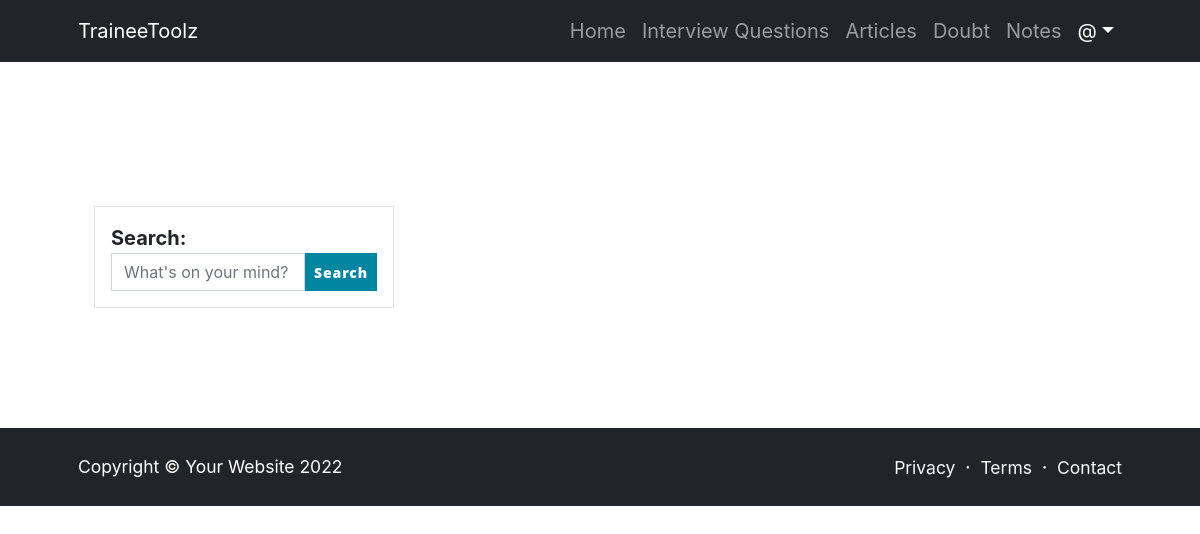
Before: /doubt/allDoubts with the older database file.
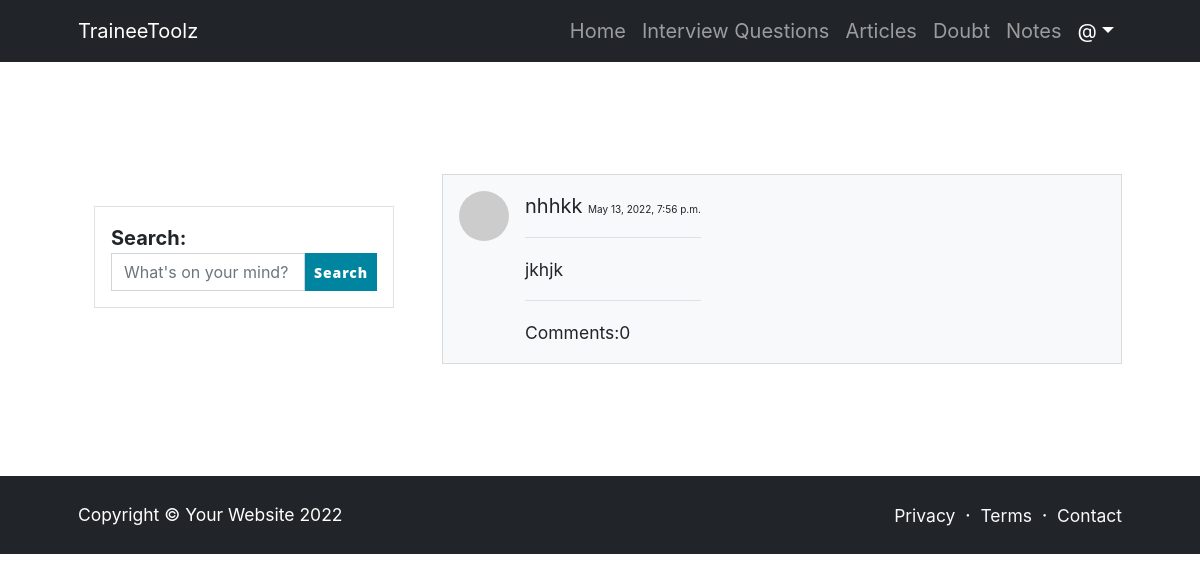
After: the same page with the newer database file.
### doubt/models.py (models this page shows, shortened)
class Doubt(models.Model):
    heading = models.CharField(max_length=200,blank=True,null=True)
    ques = models.TextField()
    meta = models.CharField(max_length=100, blank=True , null=True)
    user = models.ForeignKey(User , on_delete=models.CASCADE)
    date = models.DateTimeField(auto_now_add=True , null=True , blank=True)
    comments = models.ManyToManyField('Comment' , blank=True , related_name="comments")
    category = models.ForeignKey(Category , on_delete=models.CASCADE, null=True , blank=True )

### doubt/views.py (the view)
# urls.py: path('allDoubts', views.allDoubts , name='allDoubts'),
def allDoubts(request):
    doubts = Doubt.objects.all().order_by('-date')
    params = {
        'doubts':doubts,
    }
    return render(request,'doubt/allDoubts.html', params )

### templates/doubt/allDoubts.html (shortened to what the changed rows need)
<!DOCTYPE html>
<html lang="en">
    <head>
        <link href="https://cdn.jsdelivr.net/npm/bootstrap-icons@1.5.0/font/bootstrap-icons.css" rel="stylesheet" />
    </head>
    <body class="d-flex flex-column">
        <main class="flex-shrink-0">
            <section class="py-5">
                <div class="container px-5 my-5">
                    <div class="row gx-5">
                        <div class="col-lg-8 col-sm-12">
                            <section>
                                {% for i in doubts%}
                                <a href="{% url 'doubt' i.id%}">
                                <div class="card bg-light my-3">
                                    <div class="card-body">
                                        <div class="d-flex">
                                            <div class="flex-shrink-0"><img class="rounded-circle" src="https://dummyimage.com/50x50/ced4da/6c757d.jpg" alt="..." /></div>
                                            <div class="ms-3">
                                                {{i.heading}}
                                                <span class="" style="font-size:10px;">{{i.date}}</span>
                                                <hr>
                                                <small>{{i.meta}}</small>
                                                <hr>
                                                <small>Comments:{{i.comments.count}}</small>
                                            </div>
                                        </div>
                                    </div>
                                </div>
                                </a>
                                {% endfor%}
                            </section>
                        </div>
                    </div>
                </div>
            </section>
        </main>
    </body>
</html>

Changed rows visible on the page:
added Doubt: heading "nhhkk", date "May 13, 2022, 7:56 p.m.", meta "jkhjk", comments.count "0"
